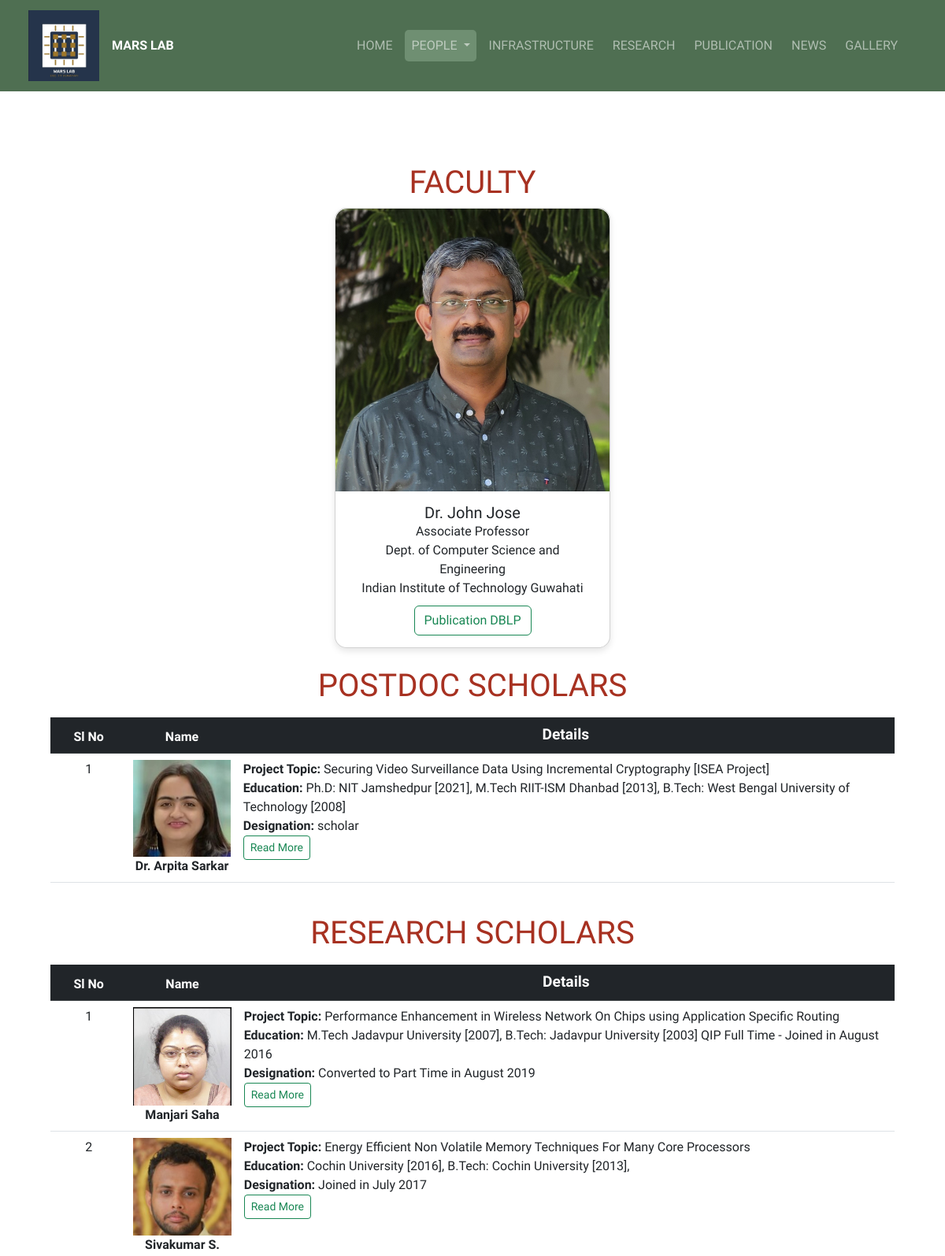
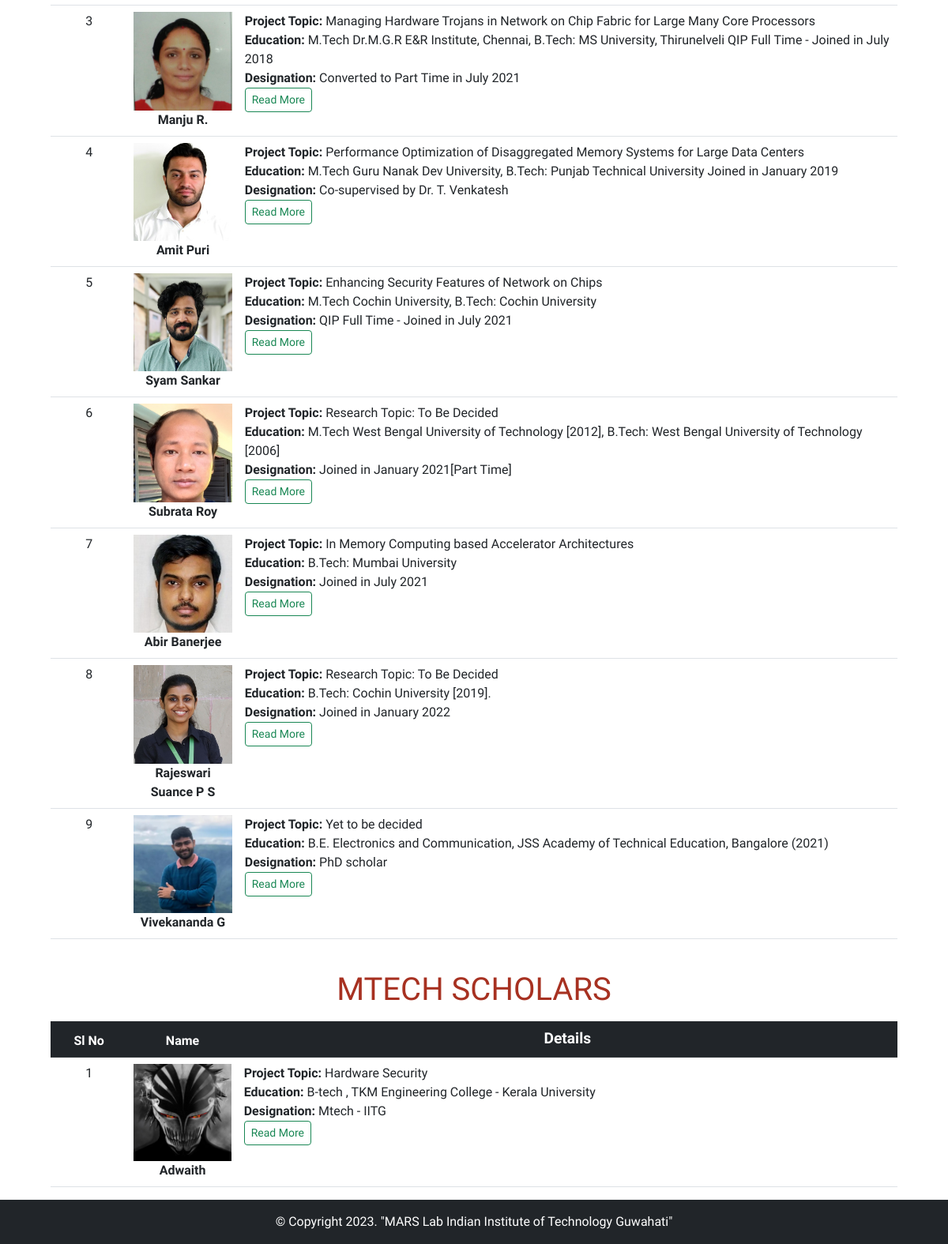
The page /people/ on the database its author committed (2 pictures, top to bottom).
### mars/models.py (models this page shows, shortened)
class Team(models.Model):
    status_choices = [
        ('CURRENT','current'),
        ('ALLUMNI', 'allumni'),
    ]
    name = models.CharField(max_length=100)
    project_topic = models.TextField()
    education = models.TextField()
    current_designation =models.TextField(max_length=500)
    url = models.URLField()
    image = models.ImageField(default='default.jpg' , upload_to='profile_pics')
    category = models.CharField(
        max_length=6,
        choices=People.choices,
        default=People.ProjectStaff,
    )
    status = models.CharField(
        max_length=8,
        choices=[('CURRENT', 'current'), ('ALLUMNI', 'allumni')],
        default='CURRENT',
    )

### mars/views.py (the view)
# urls.py: path('people/',views.people, name ='people'),
def people(request):
    display_news = News.objects.filter(display=True)
    teams =  Team.objects.all()
    post_scholars =  [team for team in teams if team.category == 'POST' and team.status == 'CURRENT']
    research_scholars = [team for team in teams if team.category == 'DOC' and team.status == 'CURRENT']
    mtech_scholars = [team for team in teams if team.category == 'MTECH' and team.status == 'CURRENT']
    btech_scholars = [team for team in teams if team.category == 'BTECH' and team.status == 'CURRENT']
    project_scholars = [team for team in teams if team.category == 'PS' and team.status == 'CURRENT']
    context = {
        'research_scholars': research_scholars,
        'project_scholars': project_scholars,
        'post_scholars': post_scholars,
        'mtech_scholars':mtech_scholars,
        'btech_scholars':btech_scholars,
        'display_news':display_news,
    }
    return render(request,'mars/people.html', context)

### mars/templates/mars/people.html (shortened to what this page needs)
{% extends "mars/home.html" %}
{% load static %}
{% block content %}
<link rel="stylesheet" href="{% static 'mars/people.css' %}">
<div class="container d-flex flex-column align-items-center container-faculty" id="people-section" style="display: none;">
  <div class="fading-rectangle">
    <div class="mt-lg-2 faculty-title">
      <h1>FACULTY</h1>
    </div>
  </div>
  <div class="card text-center faculty-card">
    <div class="image-faculty">
      <img src="{% static 'mars/faculity.jpg' %}" href="https://www.iitg.ac.in/johnjose/" class="card-img-top img-fluid" alt="...">
    </div>
    <div class="faculty-body d-flex flex-column justify-content-center align-items-center mx-2">
      <h5 class="card-title font-weight-bold mb-0">Dr. John Jose</h5>
      <p class="card-text mb-0">Associate Professor</p>
      <p class="card-text mb-0">Dept. of Computer Science and Engineering</p>
      <p class="card-text mb-0">Indian Institute of Technology Guwahati</p>
      <div class="dblp">
        <a href="https://dblp.org/pid/123/7042.html" class="btn btn-outline-success dblp-text">Publication DBLP</a>
      </div>
    </div>
  </div>
</div>
<div class="container" id="doc">
  {% if post_scholars %}
  <div class="section mt-4">
      <div class="container-fluid d-flex justify-content-center align-items-center my-2">
          <h1 class="people-title">POSTDOC SCHOLARS</h1>
      </div>
      <div class="table-responsive">
          <table class="table table-hover">
              <thead class="table-dark">
                  <tr>
                    <th scope="col" class="col-slno">Sl No</th>
                    <th scope="col" class="col-name-image">Name  </th>
                    <th scope="col" class="col-details">Details</th>
                  </tr>
              </thead>
              <tbody >
                  {% for team in post_scholars %}
                  <tr>
                      <td class="text-center">{{ forloop.counter }}</td>
                      <td class="text-center">
                        <div class="image-container">
                            <img src="{{ team.image.url }}" alt="Profile Photo" class="img-fluid mb-2">
                        </div>
                          <strong>{{ team.name }}</strong>
                      </td>
                      <td>
                          <strong>Project Topic:</strong> {{ team.project_topic }}<br>
                          <strong>Education:</strong> {{ team.education }}<br>
                          <strong>Designation:</strong> {{ team.current_designation }}<br>
                          <a href="{{ team.url }}" class="btn btn-outline-success btn-sm">Read More</a>
                      </td>
                  </tr>
                  {% endfor %}
              </tbody>
          </table>
      </div>
  </div>
  {% endif %}
 {% if research_scholars %}
 <div class="section mt-4">
     <div class="container-fluid d-flex justify-content-center align-items-center my-2">
         <h1 class="people-title">RESEARCH SCHOLARS</h1>
     </div>
     <div class="table-responsive">
         <table class="table table-hover">
             <thead class="table-dark">
                 <tr>
                  <th scope="col" class="col-slno">Sl No</th>
                  <th scope="col" class="col-name-image">Name  </th>
                  <th scope="col" class="col-details">Details</th>
                 </tr>
             </thead>
             <tbody>
                 {% for team in research_scholars %}
                 <tr>
                     <td class="text-center">{{ forloop.counter }}</td>
                     <td class="text-center">
                        <div class="image-container">
                            <img src="{{ team.image.url }}" alt="Profile Photo" class="img-fluid mb-2">
                        </div>
                         <strong>{{ team.name }}</strong>
                     </td>
                     <td>
                         <strong>Project Topic:</strong> {{ team.project_topic }}<br>
                         <strong>Education:</strong> {{ team.education }}<br>
                         <strong>Designation:</strong> {{ team.current_designation }}<br>
                         <a href="{{ team.url }}" class="btn btn-outline-success btn-sm">Read More</a>
                     </td>
                 </tr>
                 {% endfor %}
             </tbody>
         </table>
     </div>
 </div>
 {% endif %}
{% if mtech_scholars %}
<div class="section mt-4">
    <div class="container-fluid d-flex justify-content-center align-items-center my-2">
        <h1 class="people-title">MTECH SCHOLARS</h1>
    </div>
    <div class="table-responsive">
        <table class="table table-hover">
            <thead class="table-dark">
                <tr>
                  <th scope="col" class="col-slno">Sl No</th>
                  <th scope="col" class="col-name-image">Name  </th>
                  <th scope="col" class="col-details">Details</th>
                </tr>
            </thead>
            <tbody>
                {% for team in mtech_scholars %}
                <tr>
                    <td class="text-center">{{ forloop.counter }}</td>
                    <td class="text-center">
                        <div class="image-container">
                            <img src="{{ team.image.url }}" alt="Profile Photo" class="img-fluid mb-2">
                        </div>
                        <strong>{{ team.name }}</strong>
                    </td>
                    <td>
                        <strong>Project Topic:</strong> {{ team.project_topic }}<br>
                        <strong>Education:</strong> {{ team.education }}<br>
                        <strong>Designation:</strong> {{ team.current_designation }}<br>
                        <a href="{{ team.url }}" class="btn btn-outline-success btn-sm">Read More</a>
                    </td>
                </tr>
                {% endfor %}
            </tbody>
        </table>
    </div>
</div>
{% endif %}
</div>
{% endblock content %}

### mars/templates/mars/home.html (shortened to what this page needs)
{% load static %}
<!DOCTYPE html>
<html lang="en">
<head>
  <link href="https://cdn.jsdelivr.net/npm/bootstrap@5.2.3/dist/css/bootstrap.min.css" rel="stylesheet">
  <link href="https://getbootstrap.com/docs/5.2/assets/css/docs.css" rel="stylesheet">
  <link rel="stylesheet" href="{% static 'mars/style.css' %}">
</head>
<body>
<nav class="navbar navbar-dark navbar-expand-lg fixed-top" style="background-color: #4F6F52;">
  <div class="container-fluid mx-4">
      <a class="navbar-brand" href="{% url 'mars_home' %}">
          <img src="{% static 'mars/logo_2.jpeg' %}" width="90" height="90" alt="...">
      </a>
      <a href="{% url 'mars_home' %}"  style="color: white; text-decoration:none; font-weight:700;">MARS LAB</a>
      <div class="collapse navbar-collapse mx-2" id="navbarNav">
          <ul class="navbar-nav ms-auto">
              <li class="nav-item active mx-2">
                  <a class="nav-link {% if request.resolver_match.url_name ==  'mars_home' %}active-menu{% endif %}" href="{% url 'mars_home' %}">HOME</a>
              </li>
              <li class="nav-item dropdown">
                <a class="nav-link dropdown-toggle {% if request.resolver_match.url_name ==  'people' or  request.resolver_match.url_name == 'alumni' %}active-menu{% endif %}"  href="#" role="button" data-bs-toggle="dropdown" aria-expanded="false">
                    PEOPLE
                </a>
            </li>
            <li class="nav-item mx-2">
                <a class="nav-link {% if request.resolver_match.url_name ==  'infrastructure' %}active-menu{% endif %} " href="{% url 'infrastructure' %}">INFRASTRUCTURE</a>
            </li>
            <li class="nav-item">
                <a class="nav-link {% if request.resolver_match.url_name ==  'research' %}active-menu{% endif %}" href="{% url 'research' %}">RESEARCH</a>
            </li>
            <li class="nav-item mx-2">
                <a class="nav-link {% if request.resolver_match.url_name ==  'publications' %}active-menu{% endif %}" href="{% url 'publications' %}">PUBLICATION</a>
            </li>
            <li class="nav-item ">
                <a class="nav-link {% if request.resolver_match.url_name ==  'news' %}active-menu{% endif %}" href="{% url 'news' %}">NEWS</a>
            </li>
            <li class="nav-item mx-2">
              <a class="nav-link {% if request.resolver_match.url_name ==  'gallery' %}active-menu{% endif %}" href="{% url 'gallery' %}">GALLERY</a>
          </li>
          </ul>
      </div>
  </div>
</nav>
<div class="marquee">
  {% for post in display_news %}
      <div class="marquee-content d-flex">
      </div>
  {% endfor %}
</div>
<div class="container">
  {% block content %} {% endblock content %}
</div>
  <footer class="text-white text-center py-3 bg-dark">
    <div>
      <p class="mb-0">&copy; Copyright 2023. "MARS Lab Indian Institute of Technology Guwahati"</p>
    </div>
  </footer>
</body>
</html>

### mars/static/mars/style.css (style rules this page uses)
body { margin: 0 auto; min-height: 100%; flex-direction: column; box-sizing: border-box; font-family: 'Forum'; transition: background-color 0.3s, color 0.3s; }
.container { width: 70rem; margin: auto; max-width: 100%; }
.active-menu { background-color: #6F8F72; border-radius: 5px; }
html { height: 100%; scroll-behavior: smooth; }
.marquee { margin: auto; margin-top: 140px; width: 70%; overflow: hidden; box-sizing: border-box; }
.marquee-content { display: inline-block; white-space: nowrap; padding-left: 100%; animation: marquee 15s linear infinite; }
footer { margin-top: auto; }

### mars/static/mars/people.css (style rules this page uses)
.container-faculty { margin-top: 20px; }
.faculty-card { width: 100%; max-width: 350px; box-shadow: 0 4px 8px rgba(0, 0, 0, 0.1); border-radius: 15px; overflow: hidden; transition: transform 0.3s ease, box-shadow 0.3s ease; }
.image-faculty img { border-top-left-radius: 15px; border-top-right-radius: 15px; }
.faculty-title h1 { color: #A73121; }
.faculty-body { padding: 15px; }
.dblp-text { margin-top: 10px; }
.section { margin-top: 20px; }
.table { width: 100%; }
.col-slno { width: 7%; text-align: center; }
.col-name-image { width: 10%; text-align: center; }
.col-details { width: 60%; text-align: center; font-size: larger; }
.image-container { position: relative; width: 100%; padding-top: 100%; overflow: hidden; }
.image-container img { position: absolute; top: 0; left: 0; width: 100%; height: 100%; object-fit: cover; object-position: top; }
.people-title { color: #A73121; }

### rows shown on the page
Team: image (picture), name "Dr. Arpita Sarkar", project_topic "Securing Video Surveillance Data Using Incremental Cryptography [ISEA Project]", education "Ph.D: NIT Jamshedpur [2021], M.Tech RIIT-ISM Dhanbad [2013], B.Tech: West Bengal University of Technology [2008]", current_designation "scholar"
Team: image (picture), name "Manjari Saha", project_topic "Performance Enhancement in Wireless Network On Chips using Application Specific Routing", education "M.Tech Jadavpur University [2007], B.Tech: Jadavpur University [2003] QIP Full Time - Joined in August 2016", current_designation "Converted to Part Time in August 2019"
Team: image (picture), name "Sivakumar S.", project_topic "Energy Efficient Non Volatile Memory Techniques For Many Core Processors", education "Cochin University [2016], B.Tech: Cochin University [2013],", current_designation "Joined in July 2017"
Team: image (picture), name "Manju R.", project_topic "Managing Hardware Trojans in Network on Chip Fabric for Large Many Core Processors", education "M.Tech Dr.M.G.R E&R Institute, Chennai, B.Tech: MS University, Thirunelveli QIP Full Time - Joined in July 2018", current_designation "Converted to Part Time in July 2021"
Team: image (picture), name "Amit Puri", project_topic "Performance Optimization of Disaggregated Memory Systems for Large Data Centers", education "M.Tech Guru Nanak Dev University, B.Tech: Punjab Technical University Joined in January 2019", current_designation "Co-supervised by Dr. T. Venkatesh"
Team: image (picture), name "Syam Sankar", project_topic "Enhancing Security Features of Network on Chips", education "M.Tech Cochin University, B.Tech: Cochin University", current_designation "QIP Full Time - Joined in July 2021"
Team: image (picture), name "Subrata Roy", project_topic "Research Topic: To Be Decided", education "M.Tech West Bengal University of Technology [2012], B.Tech: West Bengal University of Technology [2006]", current_designation "Joined in January 2021[Part Time]"
Team: image (picture), name "Abir Banerjee", project_topic "In Memory Computing based Accelerator Architectures", education "B.Tech: Mumbai University", current_designation "Joined in July 2021"
Team: image (picture), name "Rajeswari Suance P S", project_topic "Research Topic: To Be Decided", education "B.Tech: Cochin University [2019].", current_designation "Joined in January 2022"
Team: image (picture), name "Vivekananda G", project_topic "Yet to be decided", education "B.E. Electronics and Communication, JSS Academy of Technical Education, Bangalore (2021)", current_designation "PhD scholar"
Team: image (picture), name "Adwaith", project_topic "Hardware Security", education "B-tech , TKM Engineering College - Kerala University", current_designation "Mtech - IITG"
